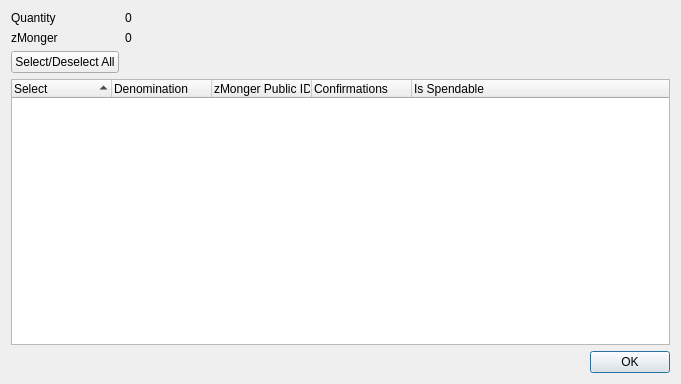
<?xml version="1.0" encoding="UTF-8"?>
<ui version="4.0">
 <class>ZMongerControlDialog</class>
 <widget class="QDialog" name="ZMongerControlDialog">
  <property name="geometry">
   <rect>
    <x>0</x>
    <y>0</y>
    <width>681</width>
    <height>384</height>
   </rect>
  </property>
  <property name="minimumSize">
   <size>
    <width>681</width>
    <height>384</height>
   </size>
  </property>
  <property name="windowTitle">
   <string>Select zMonger to Spend</string>
  </property>
  <layout class="QGridLayout" name="gridLayout">
   <item row="0" column="0">
    <layout class="QFormLayout" name="formLayout">
     <property name="sizeConstraint">
      <enum>QLayout::SetDefaultConstraint</enum>
     </property>
     <item row="0" column="0">
      <widget class="QLabel" name="labelQuantity">
       <property name="text">
        <string>Quantity</string>
       </property>
      </widget>
     </item>
     <item row="0" column="1">
      <widget class="QLabel" name="labelQuantity_int">
       <property name="text">
        <string>0</string>
       </property>
      </widget>
     </item>
     <item row="1" column="0">
      <widget class="QLabel" name="labelZMonger">
       <property name="text">
        <string>zMonger</string>
       </property>
      </widget>
     </item>
     <item row="1" column="1">
      <widget class="QLabel" name="labelZMonger_int">
       <property name="text">
        <string>0</string>
       </property>
      </widget>
     </item>
     <item row="2" column="0">
      <widget class="QPushButton" name="pushButtonAll">
       <property name="text">
        <string>Select/Deselect All</string>
       </property>
      </widget>
     </item>
    </layout>
   </item>
   <item row="1" column="0">
    <layout class="QVBoxLayout" name="verticalLayout">
     <item>
      <widget class="QTreeWidget" name="treeWidget">
       <property name="minimumSize">
        <size>
         <width>0</width>
         <height>250</height>
        </size>
       </property>
       <property name="alternatingRowColors">
        <bool>true</bool>
       </property>
       <property name="sortingEnabled">
        <bool>true</bool>
       </property>
       <property name="columnCount">
        <number>5</number>
       </property>
       <attribute name="headerDefaultSectionSize">
        <number>100</number>
       </attribute>
       <column>
        <property name="text">
         <string notr="true">Select</string>
        </property>
       </column>
       <column>
        <property name="text">
         <string notr="true">Denomination</string>
        </property>
       </column>
       <column>
        <property name="text">
         <string notr="true">zMonger Public ID</string>
        </property>
       </column>
       <column>
        <property name="text">
         <string notr="true">Confirmations</string>
        </property>
       </column>
       <column>
        <property name="text">
         <string>Is Spendable</string>
        </property>
       </column>
      </widget>
     </item>
     <item>
      <widget class="QDialogButtonBox" name="buttonBox">
       <property name="orientation">
        <enum>Qt::Horizontal</enum>
       </property>
       <property name="standardButtons">
        <set>QDialogButtonBox::Ok</set>
       </property>
      </widget>
     </item>
    </layout>
   </item>
  </layout>
 </widget>
 <resources/>
 <connections>
  <connection>
   <sender>buttonBox</sender>
   <signal>accepted()</signal>
   <receiver>ZMongerControlDialog</receiver>
   <slot>accept()</slot>
   <hints>
    <hint type="sourcelabel">
     <x>248</x>
     <y>254</y>
    </hint>
    <hint type="destinationlabel">
     <x>157</x>
     <y>274</y>
    </hint>
   </hints>
  </connection>
  <connection>
   <sender>buttonBox</sender>
   <signal>rejected()</signal>
   <receiver>ZMongerControlDialog</receiver>
   <slot>reject()</slot>
   <hints>
    <hint type="sourcelabel">
     <x>316</x>
     <y>260</y>
    </hint>
    <hint type="destinationlabel">
     <x>286</x>
     <y>274</y>
    </hint>
   </hints>
  </connection>
 </connections>
</ui>
